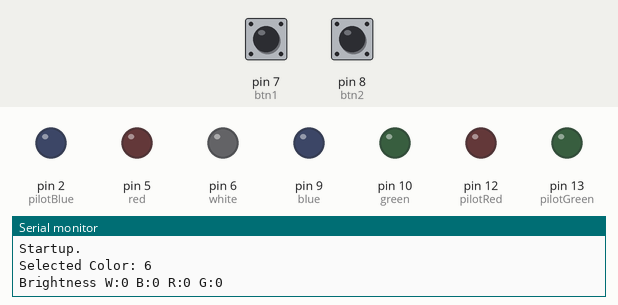
The sketch below on a simulated Arduino Uno, built with avr-gcc and run on an emulated ATmega328P. Shown: output pins drawn as LEDs (lit = HIGH), the last lines printed to the serial monitor. The inputs (shaded band) are chosen by the test bench; at power-on: pin 7 (btn1) HIGH, pin 8 (btn2) HIGH.

Above: at 1.2 s.
1.3 s: pin 7 (btn1) pulled LOW for 1 s
At 1.55 s:
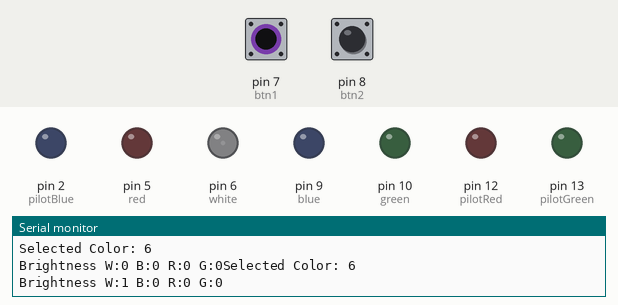
3.8 s: pin 8 (btn2) pulled LOW for 3.2 s
At 7.1 s:
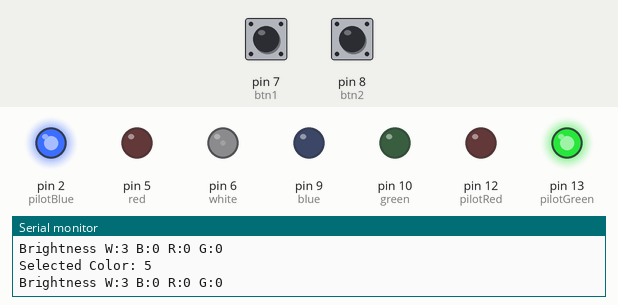
8.5 s: pin 7 (btn1) pulled LOW for 0.15 s
At 9.6 s:
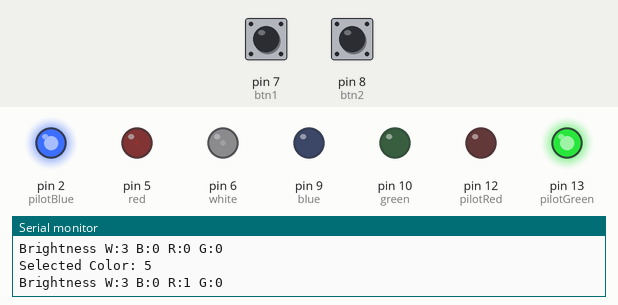
10.1 s: pin 8 (btn2) pulled LOW for 0.15 s
At 10.8 s:
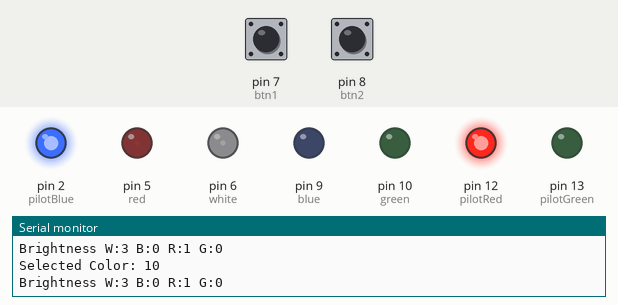
11.7 s: pin 8 (btn2) pulled LOW for 1 s
At 13.8 s:
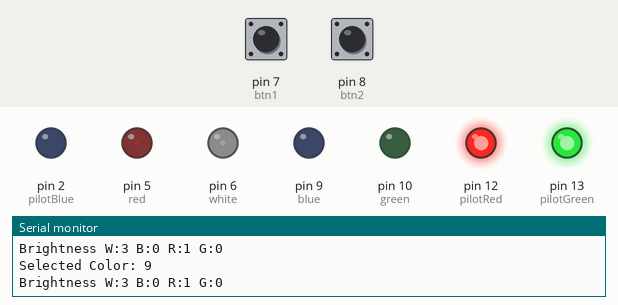
14.2 s: pin 7 (btn1) pulled LOW for 0.15 s
At 15.1 s:
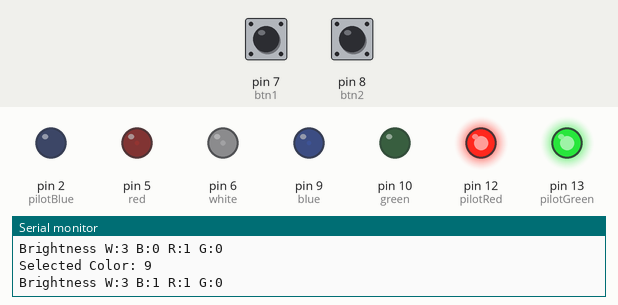
Timing chart, 0 to 16.8 s (numbered marks = the images above; inputs shaded):
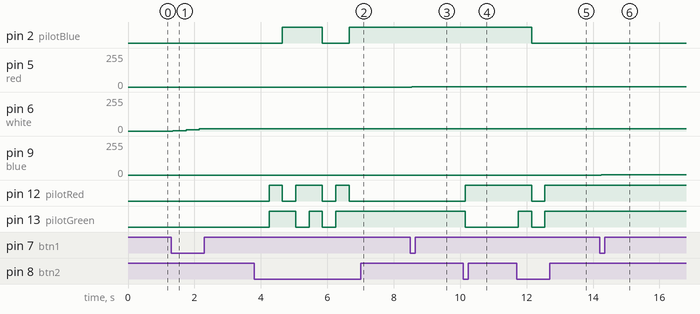

Measured:
- after the input at 1.3 s, pin 6 (white): 0/255 → 2/255 after 0.05 s, → 8/255 0.40 s later, → 16/255 0.40 s later
- after the input at 3.8 s, pin 2 (pilotBlue): LOW → HIGH after 0.85 s, → LOW 1.2 s later, → HIGH 0.80 s later; pin 12 (pilotRed): goes HIGH 0.40 s, LOW 0.40 s, HIGH 0.80 s, LOW 0.40 s, HIGH 0.40 s, then LOW, starting after 0.45 s; pin 13 (pilotGreen): goes HIGH 0.80 s, LOW 0.40 s, HIGH 0.40 s, LOW 0.40 s, then HIGH, starting after 0.45 s
- after the input at 8.5 s, pin 5 (red): 0/255 → 2/255 after 0.05 s
- after the input at 10.1 s, pin 12 (pilotRed): LOW → HIGH after 0.05 s; pin 13 (pilotGreen): HIGH → LOW after 0.05 s
- after the input at 11.7 s, pin 2 (pilotBlue): HIGH → LOW after 0.45 s; pin 12 (pilotRed): HIGH → LOW after 0.45 s, → HIGH 0.40 s later; pin 13 (pilotGreen): LOW → HIGH after 0.05 s, → LOW 0.40 s later, → HIGH 0.40 s later
- after the input at 14.2 s, pin 9 (blue): 0/255 → 2/255 after 0.05 s

The sketch:

rgb_lantern_v101.ino
```cpp
/*9.5v @ 1a
 *
 *
 */
  //Assigns buttons and light colors to pins.
  const int btn1 = 7;
  const int btn2 = 8;
  const int white = 6;
  const int blue = 9;
  const int red = 5;
  const int off = 100;
  const int green = 10;
  const int pilotBlue = 2;
  const int pilotRed = 12;
  const int pilotGreen = 13;
  const int delay1 = 350;
  const int delay2 = 90;

  //Arrays that store the PWM values for each light color
  const int brightWhite[9] = {0, 2, 8, 16, 32, 64, 128, 192, 255};
  const int brightRed[9] = {0, 2, 8, 16, 32, 64, 128, 192, 255};
  const int brightBlue[9] = {0, 2, 8, 16, 32, 64, 128, 192, 255};
  const int brightGreen[9] = {0, 2, 8, 16, 32, 64, 128, 192, 255};

  //Array that maps pins to light colors
  const int color[5] = {6, 9, 5, 10, 100};

  //Vars that store the selected brightness of each color
  int brightChangeRed = 0;
  int brightChangeGrn = 0;
  int brightChangeBlu = 0;
  int brightChangeWht = 0;

  //Stores current selected color
  int currentColor = white;

  //Pointers for the PWM array values for each color
  int briPointerRed = 0;
  int briPointerGrn = 0;
  int briPointerBlu = 0;
  int briPointerWht = 0;

  //Pointer for the color select array.
  int colPointer = white;

  //Stores the buttons' states
  int readBtn1 = HIGH;
  int readBtn2 = HIGH;


void setup() {
  // put your setup code here, to run once:
  pinMode(btn1, INPUT_PULLUP);
  pinMode(btn2, INPUT_PULLUP);
  pinMode(white, OUTPUT);
  pinMode(red, OUTPUT);
  pinMode(blue, OUTPUT);
  pinMode(green, OUTPUT);
  pinMode(pilotBlue, OUTPUT);
  pinMode(pilotRed, OUTPUT);
  pinMode(pilotGreen, OUTPUT);
  digitalWrite(pilotBlue, LOW);
  digitalWrite(pilotRed, LOW);
  digitalWrite(pilotGreen, LOW);

  //serial console for debugging. Comment these lines out to disable.
  Serial.begin(9600);
  Serial.println ("Startup.");
  Serial.print ("Selected Color: "); Serial.println (currentColor);
  Serial.print ("Brightness W:"); Serial.print(briPointerWht); Serial.print (" B:"); Serial.print(briPointerBlu); Serial.print (" R:"); Serial.print(briPointerRed); Serial.print (" G:"); Serial.print(briPointerGrn);

}

void loop() {
  // put your main code here, to run repeatedly:


  readBtn2 = digitalRead(btn2);       //Change the selected color when button 2 is pressed.
  if (readBtn2 == LOW){
    delay(50);
    colPointer++;

    if (colPointer >= 5){
      colPointer = 0;
    }

    currentColor = color[colPointer];

    if (currentColor == white){       //Set the pilot light to show the selected color.
      digitalWrite(pilotBlue, LOW);
      digitalWrite(pilotRed, LOW);
      digitalWrite(pilotGreen, LOW);
      Serial.print ("Selected Color: "); Serial.println (currentColor);
      Serial.print ("Brightness W:"); Serial.print(briPointerWht); Serial.print (" B:"); Serial.print(briPointerBlu); Serial.print (" R:"); Serial.print(briPointerRed); Serial.print (" G:"); Serial.println(brightChangeGrn);
    }

    if (currentColor == red){
      digitalWrite(pilotBlue, HIGH);
      digitalWrite(pilotRed, LOW);
      digitalWrite(pilotGreen, HIGH);
      Serial.print ("Selected Color: "); Serial.println (currentColor);
      Serial.print ("Brightness W:"); Serial.print(briPointerWht); Serial.print (" B:"); Serial.print(briPointerBlu); Serial.print (" R:"); Serial.print(briPointerRed); Serial.print (" G:"); Serial.println(brightChangeGrn);
    }

    if (currentColor == blue){
      digitalWrite(pilotBlue, LOW);
      digitalWrite(pilotRed, HIGH);
      digitalWrite(pilotGreen, HIGH);
      Serial.print ("Selected Color: "); Serial.println (currentColor);
      Serial.print ("Brightness W:"); Serial.print(briPointerWht); Serial.print (" B:"); Serial.print(briPointerBlu); Serial.print (" R:"); Serial.print(briPointerRed); Serial.print (" G:"); Serial.println(brightChangeGrn);
    }

    if (currentColor == green){
      digitalWrite(pilotBlue, HIGH);
      digitalWrite(pilotRed, HIGH);
      digitalWrite(pilotGreen, LOW);
      Serial.print ("Selected Color: "); Serial.println (currentColor);
      Serial.print ("Brightness W:"); Serial.print(briPointerWht); Serial.print (" B:"); Serial.print(briPointerBlu); Serial.print (" R:"); Serial.print(briPointerRed); Serial.print (" G:"); Serial.println(brightChangeGrn);
    }

    if (currentColor == off){
      digitalWrite(pilotBlue, HIGH);
      digitalWrite(pilotRed, HIGH);
      digitalWrite(pilotGreen, HIGH);
      Serial.print ("Selected Color: "); Serial.println (currentColor);
      Serial.print ("Brightness W:"); Serial.print(briPointerWht); Serial.print (" B:"); Serial.print(briPointerBlu); Serial.print (" R:"); Serial.print(briPointerRed); Serial.print (" G:"); Serial.println(brightChangeGrn);
    }

    delay(delay1);
  }


  readBtn1 = digitalRead(btn1);      //Change the selected color's brightness when button 1 is pressed.
  if (readBtn1 == LOW){
    delay(50);

    if (currentColor == white){
      briPointerWht++;
      if (briPointerWht == 8){
        digitalWrite(pilotBlue, HIGH);       //Blinks the pilot LED when brightness is 100%
        digitalWrite(pilotRed, HIGH);
        digitalWrite(pilotGreen, HIGH);
        delay(delay2);
        digitalWrite(pilotBlue, LOW);
        digitalWrite(pilotRed, LOW);
        digitalWrite(pilotGreen, LOW);
      }
      if (briPointerWht >= 9){
        briPointerWht = 0;
      }

    brightChangeWht = brightWhite[briPointerWht];
    analogWrite (currentColor, brightChangeWht);
          Serial.print ("Selected Color: "); Serial.println (currentColor);
          Serial.print ("Brightness W:"); Serial.print(briPointerWht); Serial.print (" B:"); Serial.print(briPointerBlu); Serial.print (" R:"); Serial.print(briPointerRed); Serial.print (" G:"); Serial.println(brightChangeGrn);

    delay(delay1);
    }

    if (currentColor == red){
      briPointerRed++;
      if (briPointerRed == 8){
        digitalWrite(pilotRed, HIGH);
        delay(delay2);
        digitalWrite(pilotRed, LOW);
      }
      if (briPointerRed >= 9){
        briPointerRed = 0;
      }

    brightChangeRed = brightRed[briPointerRed];
    analogWrite (currentColor, brightChangeRed);
          Serial.print ("Selected Color: "); Serial.println (currentColor);
          Serial.print ("Brightness W:"); Serial.print(briPointerWht); Serial.print (" B:"); Serial.print(briPointerBlu); Serial.print (" R:"); Serial.print(briPointerRed); Serial.print (" G:"); Serial.println(brightChangeGrn);

    delay(delay1);
    }

    if (currentColor == blue){
      briPointerBlu++;
      if (briPointerBlu == 8){
        digitalWrite(pilotBlue, HIGH);
        delay(delay2);
        digitalWrite(pilotBlue, LOW);
      }
      if (briPointerBlu >= 9){
        briPointerBlu = 0;
      }

    brightChangeBlu = brightBlue[briPointerBlu];
    analogWrite (currentColor, brightChangeBlu);
          Serial.print ("Selected Color: "); Serial.println (currentColor);
          Serial.print ("Brightness W:"); Serial.print(briPointerWht); Serial.print (" B:"); Serial.print(briPointerBlu); Serial.print (" R:"); Serial.print(briPointerRed); Serial.print (" G:"); Serial.println(brightChangeGrn);

    delay(delay1);
    }

    if (currentColor == green){
      briPointerGrn++;
      if (briPointerGrn == 8){
        digitalWrite(pilotGreen, HIGH);
        delay(delay2);
        digitalWrite(pilotGreen, LOW);
      }
      if (briPointerGrn >= 9){
        briPointerGrn = 0;
      }

    brightChangeGrn = brightGreen[briPointerGrn];
    analogWrite (currentColor, brightChangeGrn);
          Serial.print ("Selected Color: "); Serial.println (currentColor);
          Serial.print ("Brightness W:"); Serial.print(briPointerWht); Serial.print (" B:"); Serial.print(briPointerBlu); Serial.print (" R:"); Serial.print(briPointerRed); Serial.print (" G:"); Serial.println(brightChangeGrn);

    delay(delay1);
    }
    if (currentColor == off){ //Turn everything off and set color pointers back to 0
      analogWrite (white, 0);
      analogWrite (red, 0);
      analogWrite (green, 0);
      analogWrite (blue, 0);
      briPointerWht = 0;
      briPointerRed = 0;
      briPointerGrn = 0;
      briPointerBlu = 0;
            Serial.print ("Selected Color: "); Serial.println (currentColor);
            Serial.print ("Brightness W:"); Serial.print(briPointerWht); Serial.print (" B:"); Serial.print(briPointerBlu); Serial.print (" R:"); Serial.print(briPointerRed); Serial.print (" G:"); Serial.println(brightChangeGrn);
    }

  }

}
```
